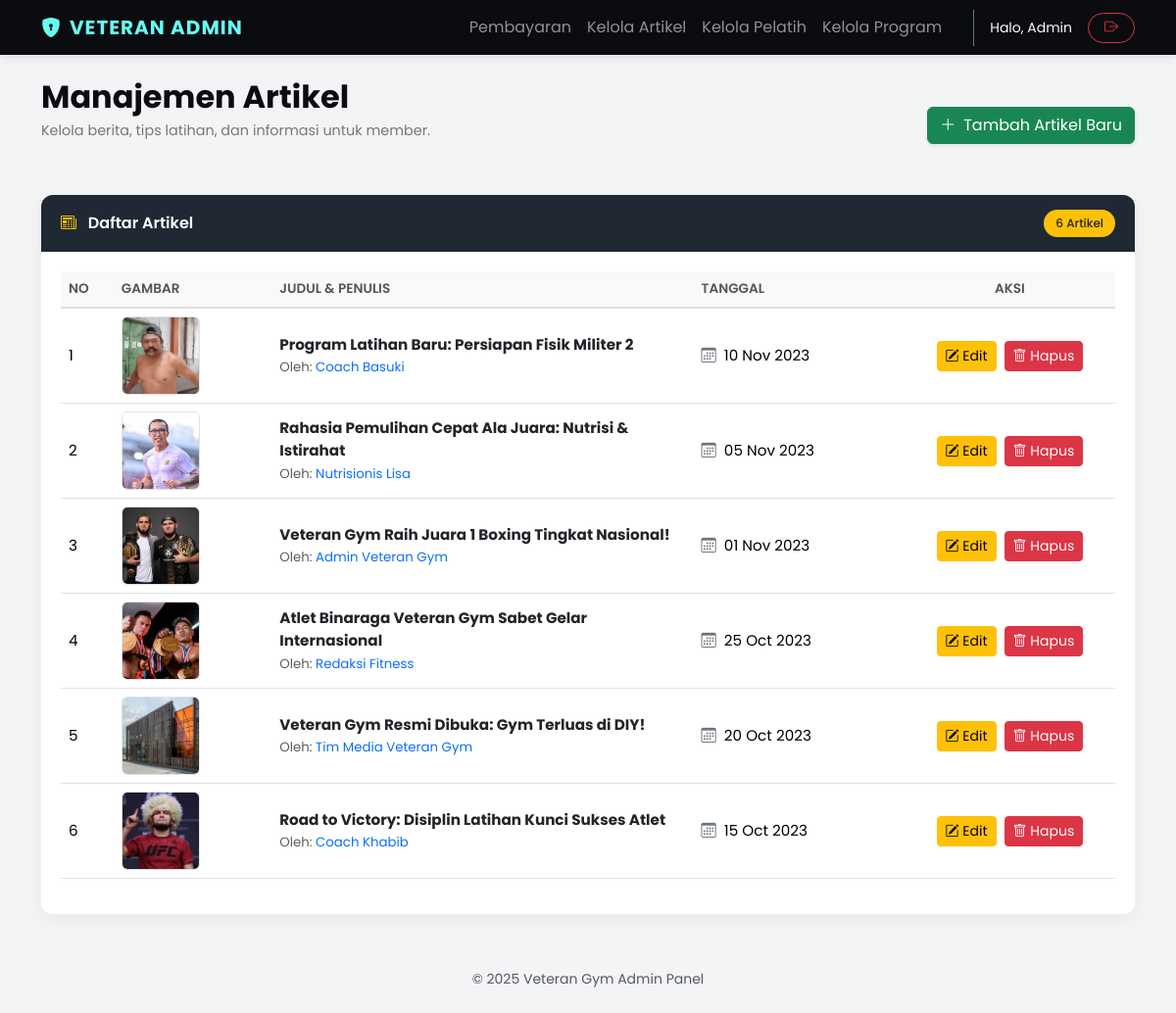
Page /project/admin/kelola_artikel.php (signed in) on the committed database.
### tables this page shows
CREATE TABLE `artikel` (
  `id_artikel` int(11) NOT NULL,
  `judul` varchar(255) NOT NULL,
  `penulis` varchar(100) DEFAULT NULL,
  `tanggal` date DEFAULT NULL,
  `isi_artikel` text DEFAULT NULL,
  `gambar` varchar(255) DEFAULT NULL
);

### project/admin/kelola_artikel.php (the view, shortened to what this page needs)
<?php
include '../../include/koneksi.php';
$sql = "SELECT * FROM artikel ORDER BY tanggal DESC";
$result = $koneksi->query($sql);
?>
<!DOCTYPE html>
<html lang="id">
<head>
    <link href="https://cdn.jsdelivr.net/npm/bootstrap@5.3.3/dist/css/bootstrap.min.css" rel="stylesheet">
    <link href="https://cdn.jsdelivr.net/npm/bootstrap-icons@1.11.3/font/bootstrap-icons.css" rel="stylesheet">
</head>
<body>
    <nav class="navbar navbar-expand-lg navbar-dark fixed-top">
        <div class="container">
            <a class="navbar-brand" href="admin.php">
                <i class="bi bi-shield-lock-fill me-2"></i>VETERAN ADMIN
            </a>
            <div class="collapse navbar-collapse" id="adminNav">
                <ul class="navbar-nav ms-auto me-4">
                    <li class="nav-item"><a class="nav-link" href="admin.php">Pembayaran</a></li>
                    <li class="nav-item"><a class="nav-link" href="kelola_artikel.php">Kelola Artikel</a></li>
                    <li class="nav-item"><a class="nav-link" href="kelola_pelatih.php">Kelola Pelatih</a></li>
                    <li class="nav-item"><a class="nav-link" href="kelola_program.php">Kelola Program</a></li>
                </ul>
                <div class="d-flex align-items-center border-start ps-3 border-secondary">
                    <span class="navbar-text me-3 text-light d-none d-md-block small">
                        Halo, Admin
                    </span>
                    <a href="logout.php" class="btn btn-outline-danger btn-sm px-3 rounded-pill">
                        <i class="bi bi-box-arrow-right"></i>
                    </a>
                </div>
            </div>
        </div>
    </nav>
    <div style="height: 80px;"></div>
    <div class="container">
        <div class="row align-items-center mb-4">
            <div class="col-md-8">
                <h2 class="page-title">Manajemen Artikel</h2>
                <p class="page-subtitle">Kelola berita, tips latihan, dan informasi untuk member.</p>
            </div>
            <div class="col-md-4 text-md-end text-start">
                <a href="tambah_artikel.php" class="btn btn-success shadow-sm">
                    <i class="bi bi-plus-lg me-2"></i>Tambah Artikel Baru
                </a>
            </div>
        </div>
        <div class="dashboard-card">
            <div class="card-header-custom">
                <span><i class="bi bi-newspaper me-2 text-warning"></i> Daftar Artikel</span>
                <span class="badge bg-warning text-dark"><?php echo $result->num_rows; ?> Artikel</span>
            </div>
            <div class="card-body">
                <div class="table-responsive">
                    <table class="table table-hover align-middle">
                        <thead>
                            <tr>
                                <th style="width: 5%;">No</th>
                                <th style="width: 15%;">Gambar</th>
                                <th style="width: 40%;">Judul & Penulis</th>
                                <th style="width: 20%;">Tanggal</th>
                                <th class="text-center" style="width: 20%;">Aksi</th>
                            </tr>
                        </thead>
                        <tbody>
                            <?php if ($result->num_rows > 0): ?>
                                <?php $no = 1;
                                while ($row = $result->fetch_assoc()): ?>
                                    <tr>
                                        <td><?php echo $no++; ?></td>
                                        <td>
                                            <div class="img-preview-container">
                                                <img src="../../image/<?php echo $row['gambar']; ?>"
                                                    class="img-thumbnail-custom" alt="Thumbnail">
                                            </div>
                                        </td>
                                        <td>
                                            <span class="fw-bold d-block text-dark"><?php echo $row['judul']; ?></span>
                                            <small class="text-muted">Oleh: <span
                                                    class="text-primary"><?php echo $row['penulis']; ?></span></small>
                                        </td>
                                        <td>
                                            <i class="bi bi-calendar3 me-1 text-secondary"></i>
                                            <?php echo date('d M Y', strtotime($row['tanggal'])); ?>
                                        </td>
                                        <td class="text-center">
                                            <a href="edit_artikel.php?id=<?php echo $row['id_artikel']; ?>"
                                                class="btn btn-warning btn-sm me-1">
                                                <i class="bi bi-pencil-square"></i> Edit
                                            </a>
                                            <a href="kelola_artikel.php?hapus=<?php echo $row['id_artikel']; ?>"
                                                class="btn btn-danger btn-sm"
                                                onclick="return confirm('Yakin ingin menghapus artikel ini?');">
                                                <i class="bi bi-trash"></i> Hapus
                                            </a>
                                        </td>
                                    </tr>
                                <?php endwhile; ?>
                            <?php endif; ?>
                        </tbody>
                    </table>
                </div>
            </div>
        </div>
    </div>
    <div class="text-center py-4 text-muted small">
        &copy; 2025 Veteran Gym Admin Panel
    </div>
</body>
</html>

### project/admin/kelola_artikel.php (style rules this page uses)
:root { --primary-dark: #0b0c10; --secondary-dark: #1f2833; --accent-cyan: #66fcf1; --text-gray: #c5c6c7; --card-bg: #ffffff; }
body { background-color: #f3f4f6; font-family: 'Poppins', sans-serif; color: #333; }
.navbar { background-color: var(--primary-dark) !important; box-shadow: 0 2px 10px rgba(0, 0, 0, 0.1); }
.navbar-brand { font-weight: 700; letter-spacing: 1px; color: var(--accent-cyan) !important; }
.dashboard-card { background-color: var(--card-bg); border: none; border-radius: 12px; box-shadow: 0 5px 20px rgba(0, 0, 0, 0.05); margin-bottom: 2rem; overflow: hidden; }
.card-header-custom { background-color: var(--secondary-dark); color: white; padding: 15px 20px; font-weight: 600; display: flex; justify-content: space-between; align-items: center; }
.card-body { padding: 20px; }
.table thead th { background-color: #f8f9fa; color: #555; font-weight: 600; text-transform: uppercase; font-size: 0.85rem; border-bottom: 2px solid #ddd; }
.table tbody td { vertical-align: middle; font-size: 0.95rem; }
.img-preview-container { position: relative; width: 80px; height: 80px; cursor: pointer; }
.img-thumbnail-custom { width: 100%; height: 100%; object-fit: cover; border-radius: 6px; border: 1px solid #dee2e6; transition: transform 0.2s; }
.badge { font-weight: 500; padding: 8px 12px; border-radius: 30px; }
.page-title { font-weight: 700; color: var(--primary-dark); margin-bottom: 5px; }
.page-subtitle { color: #777; font-size: 0.9rem; margin-bottom: 30px; }

### rows in the picture
artikel: gambar (picture), judul "Program Latihan Baru: Persiapan Fisik Militer 2", penulis "Coach Basuki", tanggal "10 Nov 2023"
artikel: gambar (picture), judul "Rahasia Pemulihan Cepat Ala Juara: Nutrisi & Istirahat", penulis "Nutrisionis Lisa", tanggal "05 Nov 2023"
artikel: gambar (picture), judul "Veteran Gym Raih Juara 1 Boxing Tingkat Nasional!", penulis "Admin Veteran Gym", tanggal "01 Nov 2023"
artikel: gambar (picture), judul "Atlet Binaraga Veteran Gym Sabet Gelar Internasional", penulis "Redaksi Fitness", tanggal "25 Oct 2023"
artikel: gambar (picture), judul "Veteran Gym Resmi Dibuka: Gym Terluas di DIY!", penulis "Tim Media Veteran Gym", tanggal "20 Oct 2023"
artikel: gambar (picture), judul "Road to Victory: Disiplin Latihan Kunci Sukses Atlet", penulis "Coach Khabib", tanggal "15 Oct 2023"

### other values in the picture
$result->num_rows "6"
